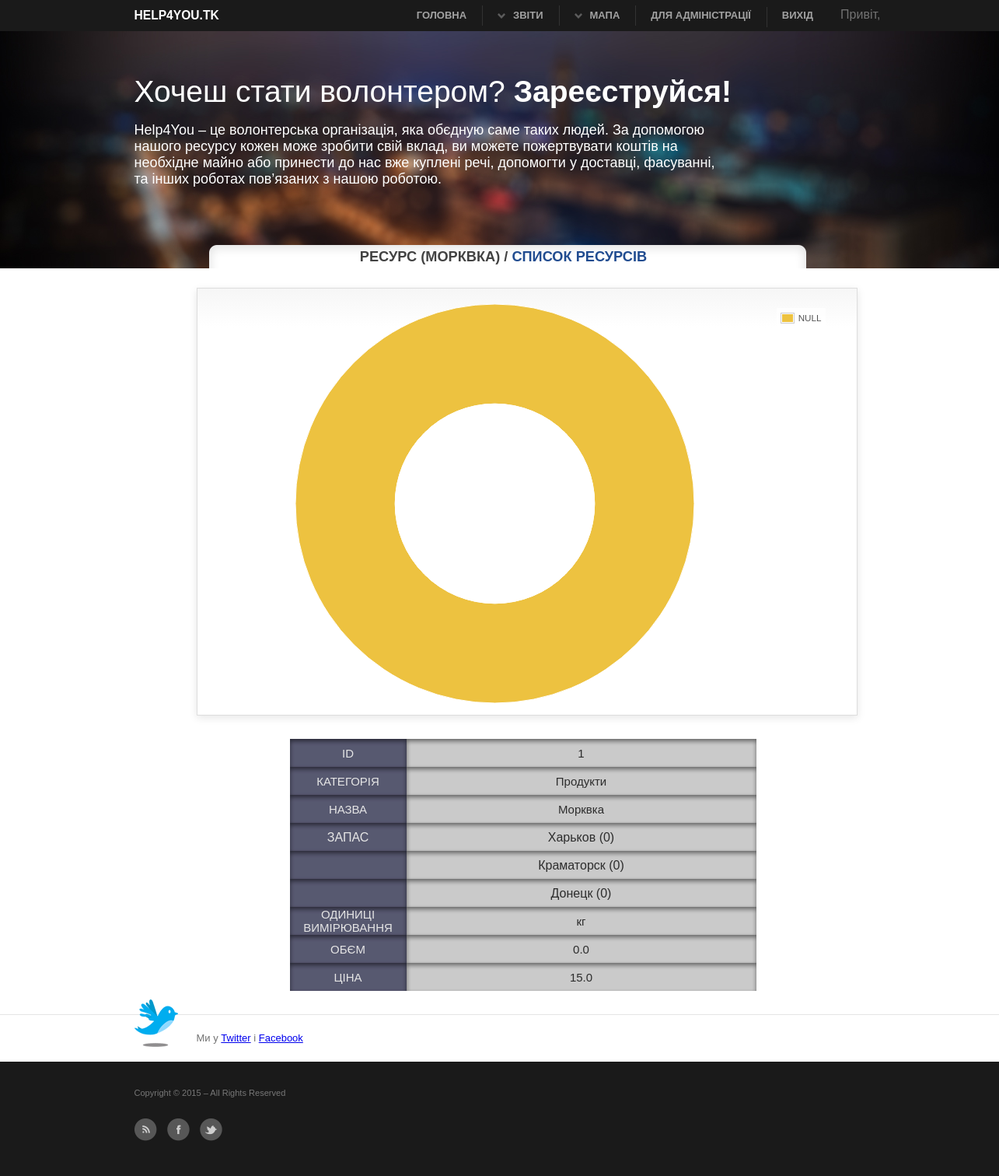
/resource/grafik/1 (signed in), run on the app's committed database.
### main/models.py (models this page shows, shortened)
class Resource(models.Model):
    category_resource = models.ForeignKey('CategoryResource',verbose_name=u'Категорія ресурса')
    name = models.CharField(max_length=30,verbose_name=u'Назва ресурсу')
    unit_of_mesure = models.CharField(max_length=30,verbose_name=u'Одиниця виміру')
    weight_one_unit = models.FloatField(verbose_name=u'Маса однієї одиниці', null=True)
    volume_of_one_unit = models.FloatField(verbose_name=u'Об"єм однієї одиниці')
    price_one_unit = models.FloatField(verbose_name=u'Ціна однієї одиниці')
    class Meta:
        verbose_name_plural = u'Ресурси'

class CategoryResource(models.Model):
    category = models.CharField(max_length=50, verbose_name=u'Категорія')
    class Meta:
        verbose_name_plural = u'Категорії ресурсів'
    def __unicode__(self):
        return self.category

class StoreHouse(models.Model):
    geography_point = models.OneToOneField('GeographyPoint', null=True, verbose_name=u'Географічна точка')
    volume = models.FloatField(verbose_name=u'Об"єм складу')
    rent = models.IntegerField(verbose_name=u'Ціна за м^2')
    free_volume = models.FloatField(blank=True, null=True, verbose_name=u'Вільний об"єм')
    class Meta:
        verbose_name_plural = u'Склади'
    def __unicode__(self):
        return self.geography_point.address

class GeographyPoint(models.Model):
    x = models.FloatField()
    y = models.FloatField()
    address = models.CharField(max_length=100)
    class Meta:
        verbose_name_plural = u'Географічні точки'

### main/views.py (the view)
# urls.py: url(r'^resource/grafik/(?P<pk>\d+)$',ResourceGrafikView.as_view(),name = 'grafik_resource'),
class ResourceGrafikView(ListView):
    template_name = 'grafik_resource.html'
    model = Resource
    context_object_name = 'Resource'
    @method_decorator(staff_member_required)
    def dispatch(self, request, *args, **kwargs):
        return super(ResourceGrafikView, self).dispatch(request, *args,**kwargs)
    def get_context_data(self, **kwargs):
        context = super(ResourceGrafikView, self).get_context_data(**kwargs)
        data = list()
        resource = Resource.objects.get(pk=self.kwargs.get('pk'))
        rescol = Resource.objects.all()
        store_houses = StoreHouse.objects.all()
        for store_house in store_houses:
            stocks = Stock.objects.filter(store_house = store_house, resource=resource)
            total_amount = 0
            for stock in stocks:
                total_amount += stock.amount
            data.append({
                'store_house': store_house,
                'total_amount': total_amount,
            })
        context.update({
            'data': data,
            'res': rescol,
            'select_res': resource,
        })
        return context

### main/templates/grafik_resource.html (shortened to what this page needs)
{% extends 'base.html' %}
{% block title %}
    <h3 class="title_list">Ресурс ({{ select_res.name }}) /  <a href="{% url 'list_resource' %}">Список ресурсів</a></h3>
{% endblock %}
{% block content %}
	    <div id="grafik">
		<div class="demo-container">
			<div id="placeholder" class="demo-placeholder"></div>
		</div>
	</div>
    <div id="view_tab">
    <table border="0">
    <tr>
        <td class="lef">ID</td>
        <td class="ri">{{select_res.pk}}</td>
    </tr>
    <tr>
        <td class="lef">КАТЕГОРІЯ</td>
        <td class="ri">{{ select_res.category_resource }}</td>
    </tr>
    <tr>
        <td class="lef">НАЗВА</td>
        <td class="ri">{{ select_res.name }}</td>
    </tr>
    <tr>
        <td class="lef_v"><p class="trrt">ЗАПАС</p></td>
        <td class="ri_v">
        {% for item in data %}
             <p class="kind_res">{{ item.store_house }} ({{ item.total_amount }})</p>
            {% endfor %}
        </td>
    </tr>
    <tr>
        <td class="lef">ОДИНИЦІ ВИМІРЮВАННЯ</td>
        <td class="ri">{{select_res.unit_of_mesure }}</td>
    </tr>
     <tr>
        <td class="lef">ОБЄМ</td>
        <td class="ri">{{ select_res.volume_of_one_unit }}</td>
    </tr>
    <tr>
        <td class="lef">ЦІНА</td>
        <td class="ri">{{ select_res.price_one_unit }}</td>
    </tr>
  </table>
    </div>
{% endblock %}

### main/static/main.css (style rules this page uses)
html { background: #ffffff }
body { color:#727272; font:normal 13px "Helvetice Neue",Arial,Tahoma,Verdana; }
p { line-height:1.5em; margin-bottom:15px; }
a { outline:0; }
h1, h2, h3, h4 { line-height:1.2em; margin-bottom:15px; font-weight:bold; }
h3, h4 { font-size:1.4em; color:#424242; text-shadow:1px 1px 1px #fff; margin-bottom:10px; }
h3 { -webkit-margin-before: 0em; -webkit-margin-after: 0em; -webkit-margin-start: 0px; -webkit-margin-end: 0px; text-shadow:0px 0px 0px #fff; }
#content .bl_title a { color: #214c90; text-decoration: none; }
table { border-spacing:0px; }
.title_list { margin-left:210px; padding-right: 200px; background: url("img/h.png") no-repeat; padding-top: 5px; padding-bottom: 5px; text-align: center; text-transform: uppercase; }
#view_tab table { width: 600px; margin-left: 200px; margin-top: 15px; }
#grafik { margin-left: 80px; }
.lef { width: 150px; height: 36px; color: #e5e5e5; background: url("img/t.gif") repeat-x; text-align: center; font:normal 15px "Helvetice Neue",Arial,Tahoma,Verdana; border-spacing: 0px; }
.ri { width: 450px; height: 36px; color: #2d2d2d; background: url("img/tt.gif") repeat-x; text-align: center; font:normal 15px "Helvetice Neue",Arial,Tahoma,Verdana; border-spacing: 0px; }
.trrt { position:relative; top: 7px; height: 20px; }
.lef_v { width: 150px; color: #e5e5e5; background: url("img/t.gif") repeat-y; text-align: center; vertical-align: top; font:normal 16px "Helvetice Neue",Arial,Tahoma,Verdana; border-spacing: 0px; }
.ri_v { width: 450px; color: #2d2d2d; background: url("img/tt.gif") repeat-y; text-align: center; font:normal 16px "Helvetice Neue",Arial,Tahoma,Verdana; border-spacing: 0px; }
.kind_res { position: relative; top:7px; padding-top: 0px; text-align: center; padding-bottom: 0px; margin-top: 0px; margin-bottom: 0px; height: 36px; }

### main/static/examples.css (style rules this page uses)
#grafik { boredr: 1px solid #000000; }
.demo-container { box-sizing: border-box; width: 850px; height: 550px; padding: 20px 35px 15px 15px; margin: 15px 0 30px 0; border: 1px solid #ddd; background: #fff; background: linear-gradient(#f6f6f6 0, #fff 50px); background: -o-linear-gradient(#f6f6f6 0, #fff 50px); background: -ms-linear-gradient(#f6f6f6 0, #fff 50px); background: -moz-linear-gradient(#f6f6f6 0, #fff 50px); background: -webkit-linear-gradient(#f6f6f6 0, #fff 50px); box-shadow: 0 3px 10px rgba(0,0,0,0.15); -o-box-shadow: 0 3px 10px rgba(0,0,0,0.1); -ms-box-shadow: 0 3px 10px rgba(0,0,0,0.1); -moz-box-shadow: 0 3px 10px rgba(0,0,0,0.1); -webkit-box-shadow: 0 3px 10px rgba(0,0,0,0.1); }
.demo-placeholder { width: 100%; height: 100%; font-size: 14px; color: #ffe702; line-height: 1.2em; }

### main/static/print.css (style rules this page uses)
* { background:none !important; }
body { color:#000; font:normal 12px Arial,sans-serif; padding-top:0; }
p { font-size:1.0em; line-height:1.8em; margin-bottom:15px; }
a, #content a { color:#000; outline:0; text-decoration:none; border:none; }
h1, h2, h3, h4, h5 { margin:0 0 10px 0; color:#000; }
h3 { font-size:1.2em; margin-bottom:20px; }

### data on the page
Resource: name "МОРКВКА", pk "1", category_resource "Продукти", name "Морквка", unit_of_mesure "кг", volume_of_one_unit "0.0", price_one_unit "15.0"
StoreHouse: store_house "Харьков", total_amount "0"
StoreHouse: store_house "Краматорск", total_amount "0"
StoreHouse: store_house "Донецк", total_amount "0"
